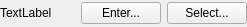
<?xml version="1.0" encoding="UTF-8"?>
<ui version="4.0">
 <class>WidgetSelectRect</class>
 <widget class="QWidget" name="WidgetSelectRect">
  <property name="geometry">
   <rect>
    <x>0</x>
    <y>0</y>
    <width>247</width>
    <height>27</height>
   </rect>
  </property>
  <property name="windowTitle">
   <string>Form</string>
  </property>
  <layout class="QGridLayout" name="gridLayout">
   <property name="leftMargin">
    <number>0</number>
   </property>
   <property name="topMargin">
    <number>0</number>
   </property>
   <property name="rightMargin">
    <number>0</number>
   </property>
   <property name="bottomMargin">
    <number>0</number>
   </property>
   <item row="0" column="0">
    <layout class="QHBoxLayout" name="horizontalLayout" stretch="0,1,0,0">
     <item>
      <widget class="QLabel" name="label">
       <property name="text">
        <string>TextLabel</string>
       </property>
      </widget>
     </item>
     <item>
      <spacer name="horizontalSpacer">
       <property name="orientation">
        <enum>Qt::Horizontal</enum>
       </property>
       <property name="sizeHint" stdset="0">
        <size>
         <width>40</width>
         <height>20</height>
        </size>
       </property>
      </spacer>
     </item>
     <item>
      <widget class="QPushButton" name="pushButtonEnter">
       <property name="text">
        <string>Enter...</string>
       </property>
      </widget>
     </item>
     <item>
      <widget class="QPushButton" name="pushButtonSelect">
       <property name="text">
        <string>Select...</string>
       </property>
      </widget>
     </item>
    </layout>
   </item>
  </layout>
 </widget>
 <resources/>
 <connections/>
</ui>
